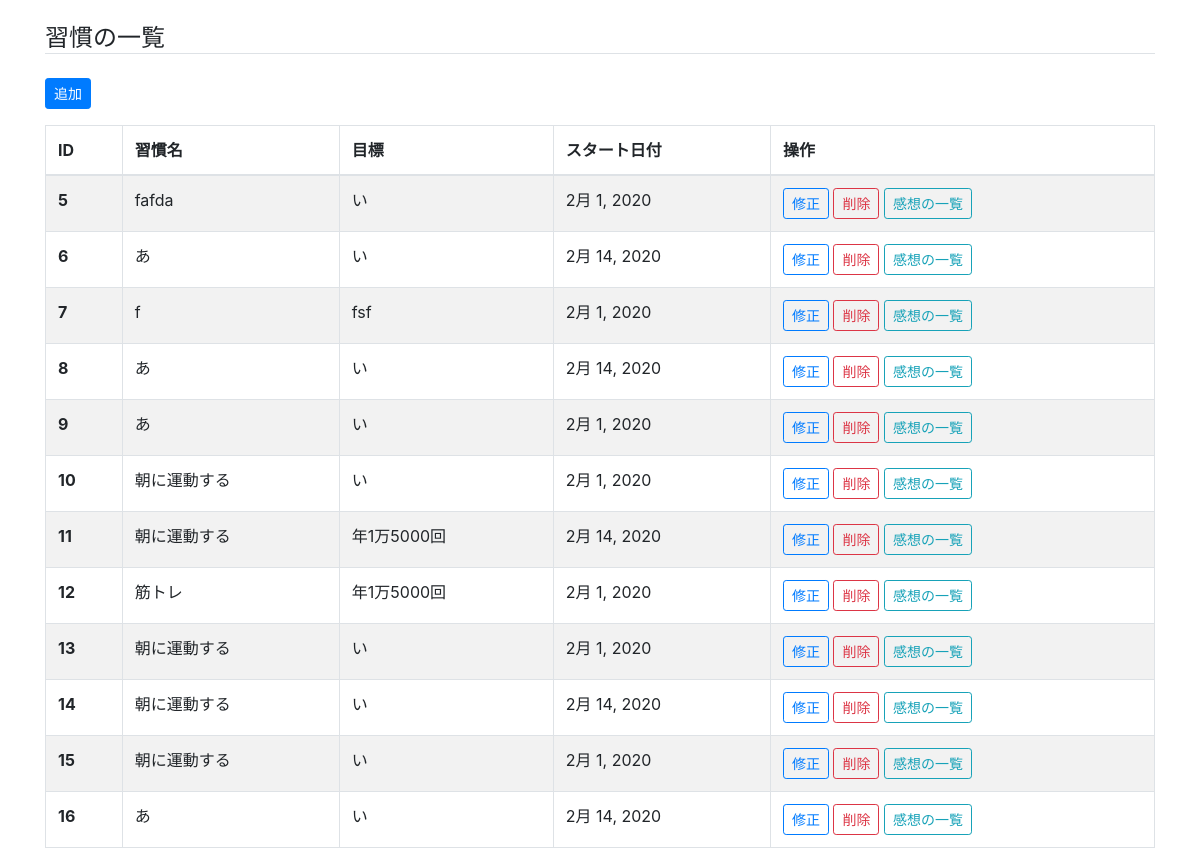
/cms/habit/, run on the app's committed database.
### cms/models.py (models this page shows, shortened)
class Habit(models.Model):
    habit_name = models.CharField('Habit Name', max_length=255)
    goal = models.CharField('Goal', max_length=255)
    start_date = models.DateField('Start date', blank=False)

### cms/views.py (the view)
# urls.py: path('habit/', views.habit_list, name='habit_list'),
def habit_list(request):
    habits = Habit.objects.all().order_by('id')
    return render(request, 'cms/habit_list.html', {'habits': habits})

### cms/templates/cms/habit_list.html (shortened to what this page needs)
{% extends "cms/base.html" %}
{% block content %}
    <h4 class="mt-4 border-bottom">習慣の一覧</h4>
    <a href="{% url 'cms:habit_add' %}" class="btn btn-primary btn-sm my-3">追加</a>
    <table class="table table-striped table-bordered">
      <thead>
        <tr>
          <th scope="col">ID</th>
          <th scope="col">習慣名</th>
          <th scope="col">目標</th>
          <th scope="col">スタート日付</th>
          <th scope="col">操作</th>
        </tr>
      </thead>
      <tbody>
        {% for habit in habits %}
        <tr>
          <th scope="row">{{ habit.id }}</th>
          <td>{{ habit.habit_name }}</td>
          <td>{{ habit.goal }}</td>
          <td>{{ habit.start_date }}</td>
          <td>
            <a href="{% url 'cms:habit_mod' habit_id=habit.id %}" class="btn btn-outline-primary btn-sm">修正</a>
            <a href="{% url 'cms:habit_del' habit_id=habit.id %}" class="btn btn-outline-danger btn-sm">削除</a>
            <a href="{% url 'cms:record_list' habit_id=habit.id %}" class="btn btn-outline-info btn-sm">感想の一覧</a>
          </td>
        </tr>
        {% endfor %}
      </tbody>
    </table>
{% endblock content %}

### cms/templates/cms/base.html (shortened to what this page needs)
{% load i18n static %}
<!DOCTYPE html>{% get_current_language as LANGUAGE_CODE %}
<html lang="{{ LANGUAGE_CODE|default:'ja' }}">
<head>
<link rel="stylesheet" href="{% static 'cms/css/bootstrap.min.css' %}">
</head>
<body>
  <div class="container">
    {% block content %}{% endblock %}
  </div>
</body>
</html>

### data on the page
Habit: id "5", habit_name "fafda", goal "い", start_date "2月 1, 2020"
Habit: id "6", habit_name "あ", goal "い", start_date "2月 14, 2020"
Habit: id "7", habit_name "f", goal "fsf", start_date "2月 1, 2020"
Habit: id "8", habit_name "あ", goal "い", start_date "2月 14, 2020"
Habit: id "9", habit_name "あ", goal "い", start_date "2月 1, 2020"
Habit: id "10", habit_name "朝に運動する", goal "い", start_date "2月 1, 2020"
Habit: id "11", habit_name "朝に運動する", goal "年1万5000回", start_date "2月 14, 2020"
Habit: id "12", habit_name "筋トレ", goal "年1万5000回", start_date "2月 1, 2020"
Habit: id "13", habit_name "朝に運動する", goal "い", start_date "2月 1, 2020"
Habit: id "14", habit_name "朝に運動する", goal "い", start_date "2月 14, 2020"
Habit: id "15", habit_name "朝に運動する", goal "い", start_date "2月 1, 2020"
Habit: id "16", habit_name "あ", goal "い", start_date "2月 14, 2020"
